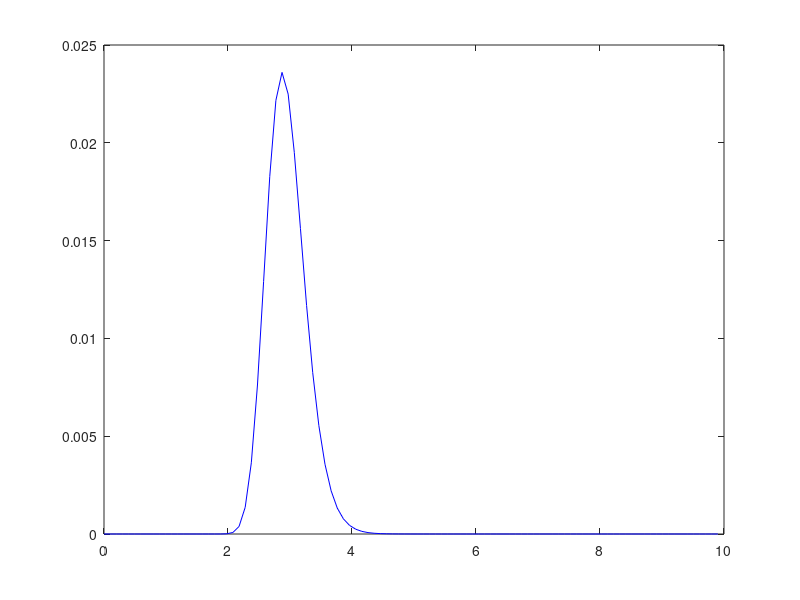

Recreate this plot in MATLAB.

rhoz_vec_SW = [...
0.000000000000000000e+00
0.000000000000000000e+00
0.000000000000000000e+00
0.000000000000000000e+00
0.000000000000000000e+00
0.000000000000000000e+00
0.000000000000000000e+00
0.000000000000000000e+00
0.000000000000000000e+00
0.000000000000000000e+00
0.000000000000000000e+00
0.000000000000000000e+00
0.000000000000000000e+00
0.000000000000000000e+00
0.000000000000000000e+00
0.000000000000000000e+00
4.244692585185185583e-12
1.501443571525926048e-10
8.757993925519998694e-09
1.627958496799404838e-07
1.846153690024632078e-06
1.317192535897784694e-05
6.438184375659552247e-05
2.274737995624642880e-04
6.077299935503631791e-04
1.271225053907265763e-03
2.154897225804811283e-03
3.049098312377923527e-03
3.699414584411924497e-03
3.938291179588886311e-03
3.752955157500743877e-03
3.255000696995933272e-03
2.606933256611258798e-03
1.950102648886002654e-03
1.376655162212069797e-03
9.246328565041717247e-04
5.948416228158295415e-04
3.687596985715033485e-04
2.213003477703510491e-04
1.292104695944461105e-04
7.358992276045553296e-05
4.105550712029582179e-05
2.248078679116319447e-05
1.211224996568479536e-05
6.419308182566637860e-06
3.369523781001308100e-06
1.755386966860803694e-06
9.040698955670894164e-07
4.646032291643021355e-07
2.428446586280858147e-07
1.226883792988240039e-07
6.576186010505476862e-08
3.382692654764891910e-08
1.979491761106371583e-08
1.208567434330222536e-08
7.311268964922960910e-09
4.772405006063704269e-09
3.839814554814815275e-09
2.808204561862222539e-09
2.594216834788148112e-09
1.698756354285925615e-09
1.508152137537777822e-09
1.498530612442962777e-09
1.016769092802963001e-09
8.856925865540740606e-10
8.337117354992592139e-10
6.117923763911110427e-10
6.619059181970371887e-10
5.747134121866665954e-10
5.160439545377778304e-10
3.310605178903703351e-10
3.101752554296296126e-10
3.112098159955555595e-10
2.351524208711111262e-10
2.458949969125926253e-10
1.731253533600000146e-10
1.221491236859259300e-10
2.174839432888889156e-10
1.048698540044444432e-10
7.564601041925926168e-11
7.700546520740740915e-11
3.570398550370370790e-11
0.000000000000000000e+00
0.000000000000000000e+00
0.000000000000000000e+00
0.000000000000000000e+00
0.000000000000000000e+00
0.000000000000000000e+00
0.000000000000000000e+00
0.000000000000000000e+00
0.000000000000000000e+00
0.000000000000000000e+00
0.000000000000000000e+00
0.000000000000000000e+00
0.000000000000000000e+00
0.000000000000000000e+00
0.000000000000000000e+00
0.000000000000000000e+00
0.000000000000000000e+00
0.000000000000000000e+00
0.000000000000000000e+00];

z_vec_SW = [0 : length(rhoz_vec_SW)-1]*9.900990e-02;

figure(1); plot(z_vec_SW,rhoz_vec_SW*0.0236/max(rhoz_vec_SW),'b')
